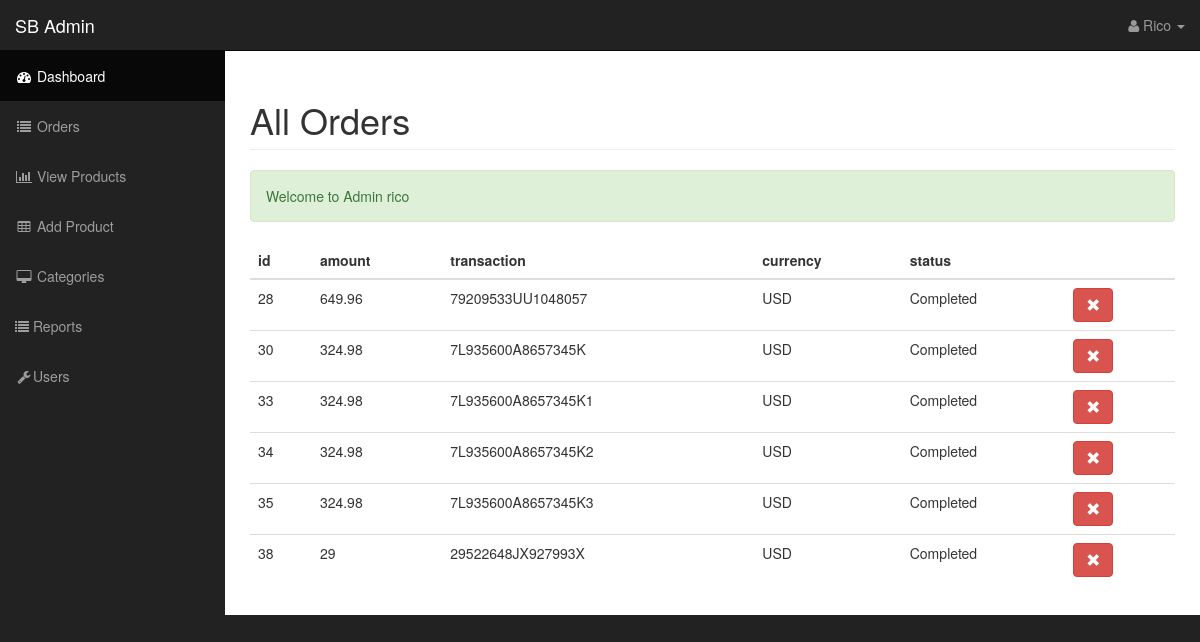
Screenshot of /admin/index.php?orders (signed in) with the database file from the repository.
### tables this page shows
CREATE TABLE `orders` (
  `order_id` int(11) NOT NULL,
  `order_amount` float NOT NULL,
  `order_transaction` varchar(255) NOT NULL,
  `order_status` varchar(255) NOT NULL,
  `order_currency` varchar(255) NOT NULL
);

### resources/templates/back/orders.php (the view, shortened to what this page needs)
    <div class="col-md-12">
        <div class="row">
            <h1 class="page-header">
               All Orders
            </h1>
            <?php
              if( has_message() ):
            ?>
            <p class="alert alert-success"><?php display_message(); ?></p>
            <?php endif; ?>
        </div>
        <div class="row">
            <table class="table table-hover">
                <thead>
                  <tr>
                       <th>id</th>
                       <th>amount</th>
                       <th>transaction</th>
                       <th>currency</th>
                       <th>status</th>
                       <th></th>
                  </tr>
                </thead>
                <tbody>
                    <?php display_orders(); ?>
                </tbody>
            </table>
        </div>
    </div>
<?php
  function display_orders(){
    $query = query("SELECT * FROM orders");
    while($row=fetch_array($query)){
$order = <<<DELIMETER
<tr>
  <td>${row['order_id']}</td>
  <td>${row['order_amount']}</td>
  <td>${row['order_transaction']}</td>
  <td>${row['order_currency']}</td>
  <td>${row['order_status']}</td>
  <td>
    <a class="btn btn-danger" href="../../resources/templates/back/delete_order.php?order_id=${row['order_id']}"><span class="glyphicon glyphicon-remove"></span></a>
  </td>
</tr>
DELIMETER;
      echo $order;
    }
  }
?>

### public/admin/css/sb-admin.css (style rules this page uses)
body { margin-top: 100px; background-color: #222; }
@media (min-width:768px) { body { margin-top: 50px; } }

### rows the page displays
orders: order_id "28", order_amount "649.96", order_transaction "79209533UU1048057", order_currency "USD", order_status "Completed"
orders: order_id "30", order_amount "324.98", order_transaction "7L935600A8657345K", order_currency "USD", order_status "Completed"
orders: order_id "33", order_amount "324.98", order_transaction "7L935600A8657345K1", order_currency "USD", order_status "Completed"
orders: order_id "34", order_amount "324.98", order_transaction "7L935600A8657345K2", order_currency "USD", order_status "Completed"
orders: order_id "35", order_amount "324.98", order_transaction "7L935600A8657345K3", order_currency "USD", order_status "Completed"
orders: order_id "38", order_amount "29", order_transaction "29522648JX927993X", order_currency "USD", order_status "Completed"

### other values shown
$_SESSION['username'] "Rico"
$_SESSION['message'] "Welcome to Admin rico"
